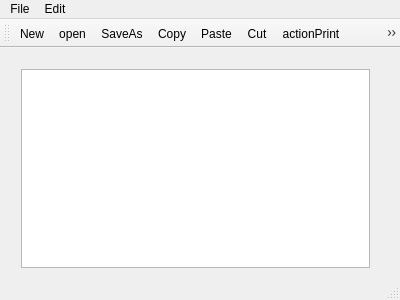
<?xml version="1.0" encoding="UTF-8"?>
<ui version="4.0">
 <class>MainWindow</class>
 <widget class="QMainWindow" name="MainWindow">
  <property name="geometry">
   <rect>
    <x>0</x>
    <y>0</y>
    <width>400</width>
    <height>300</height>
   </rect>
  </property>
  <property name="windowTitle">
   <string>MainWindow</string>
  </property>
  <widget class="QWidget" name="centralWidget">
   <widget class="QWidget" name="verticalLayoutWidget">
    <property name="geometry">
     <rect>
      <x>10</x>
      <y>10</y>
      <width>371</width>
      <height>221</height>
     </rect>
    </property>
    <layout class="QVBoxLayout" name="verticalLayout">
     <item>
      <widget class="QTextEdit" name="textEdit"/>
     </item>
    </layout>
   </widget>
  </widget>
  <widget class="QMenuBar" name="menuBar">
   <property name="geometry">
    <rect>
     <x>0</x>
     <y>0</y>
     <width>400</width>
     <height>26</height>
    </rect>
   </property>
   <widget class="QMenu" name="menuFile">
    <property name="title">
     <string>File</string>
    </property>
    <addaction name="actionNew"/>
    <addaction name="actionopen"/>
    <addaction name="actionSaveAs"/>
    <addaction name="actionExit"/>
    <addaction name="actionPrint"/>
   </widget>
   <widget class="QMenu" name="menuOpen">
    <property name="title">
     <string>Edit</string>
    </property>
    <addaction name="actionCopy"/>
    <addaction name="actionPaste"/>
    <addaction name="actionCut"/>
    <addaction name="actionUndo"/>
    <addaction name="actionRedo"/>
   </widget>
   <addaction name="menuFile"/>
   <addaction name="menuOpen"/>
  </widget>
  <widget class="QToolBar" name="mainToolBar">
   <attribute name="toolBarArea">
    <enum>TopToolBarArea</enum>
   </attribute>
   <attribute name="toolBarBreak">
    <bool>false</bool>
   </attribute>
   <addaction name="actionNew"/>
   <addaction name="actionopen"/>
   <addaction name="actionSaveAs"/>
   <addaction name="actionCopy"/>
   <addaction name="actionPaste"/>
   <addaction name="actionCut"/>
   <addaction name="actionPrint"/>
   <addaction name="actionUndo"/>
   <addaction name="actionRedo"/>
   <addaction name="actionExit"/>
  </widget>
  <widget class="QStatusBar" name="statusBar"/>
  <action name="actionNew">
   <property name="icon">
    <iconset resource="resources.qrc">
     <normaloff>:/imgs/New.bmp</normaloff>:/imgs/New.bmp</iconset>
   </property>
   <property name="text">
    <string>New</string>
   </property>
  </action>
  <action name="actionopen">
   <property name="icon">
    <iconset resource="resources.qrc">
     <normaloff>:/imgs/Open.bmp</normaloff>:/imgs/Open.bmp</iconset>
   </property>
   <property name="text">
    <string>open</string>
   </property>
  </action>
  <action name="actionSaveAs">
   <property name="icon">
    <iconset>
     <normalon>:/imgs/Save.bmp</normalon>
    </iconset>
   </property>
   <property name="text">
    <string>SaveAs</string>
   </property>
  </action>
  <action name="actionExit">
   <property name="icon">
    <iconset>
     <normalon>X.png</normalon>
    </iconset>
   </property>
   <property name="text">
    <string>Print</string>
   </property>
  </action>
  <action name="actionPrint">
   <property name="icon">
    <iconset>
     <normalon>:/imgs/New.bmp</normalon>
    </iconset>
   </property>
   <property name="text">
    <string>actionPrint</string>
   </property>
  </action>
  <action name="actionCopy">
   <property name="icon">
    <iconset>
     <normalon>:/imgs/Copy.bmp</normalon>
    </iconset>
   </property>
   <property name="text">
    <string>Copy</string>
   </property>
  </action>
  <action name="actionPaste">
   <property name="icon">
    <iconset>
     <normalon>:/imgs/Paste.bmp</normalon>
    </iconset>
   </property>
   <property name="text">
    <string>Paste</string>
   </property>
  </action>
  <action name="actionCut">
   <property name="icon">
    <iconset>
     <normalon>:/imgs/Cut.bmp</normalon>
    </iconset>
   </property>
   <property name="text">
    <string>Cut</string>
   </property>
  </action>
  <action name="actionUndo">
   <property name="icon">
    <iconset>
     <normalon>check-mark-button_318-32546.jpg</normalon>
    </iconset>
   </property>
   <property name="text">
    <string>Undo</string>
   </property>
  </action>
  <action name="actionRedo">
   <property name="icon">
    <iconset>
     <normalon>Mecha.png</normalon>
    </iconset>
   </property>
   <property name="text">
    <string>Redo</string>
   </property>
  </action>
 </widget>
 <layoutdefault spacing="6" margin="11"/>
 <resources>
  <include location="resources.qrc"/>
 </resources>
 <connections/>
</ui>
